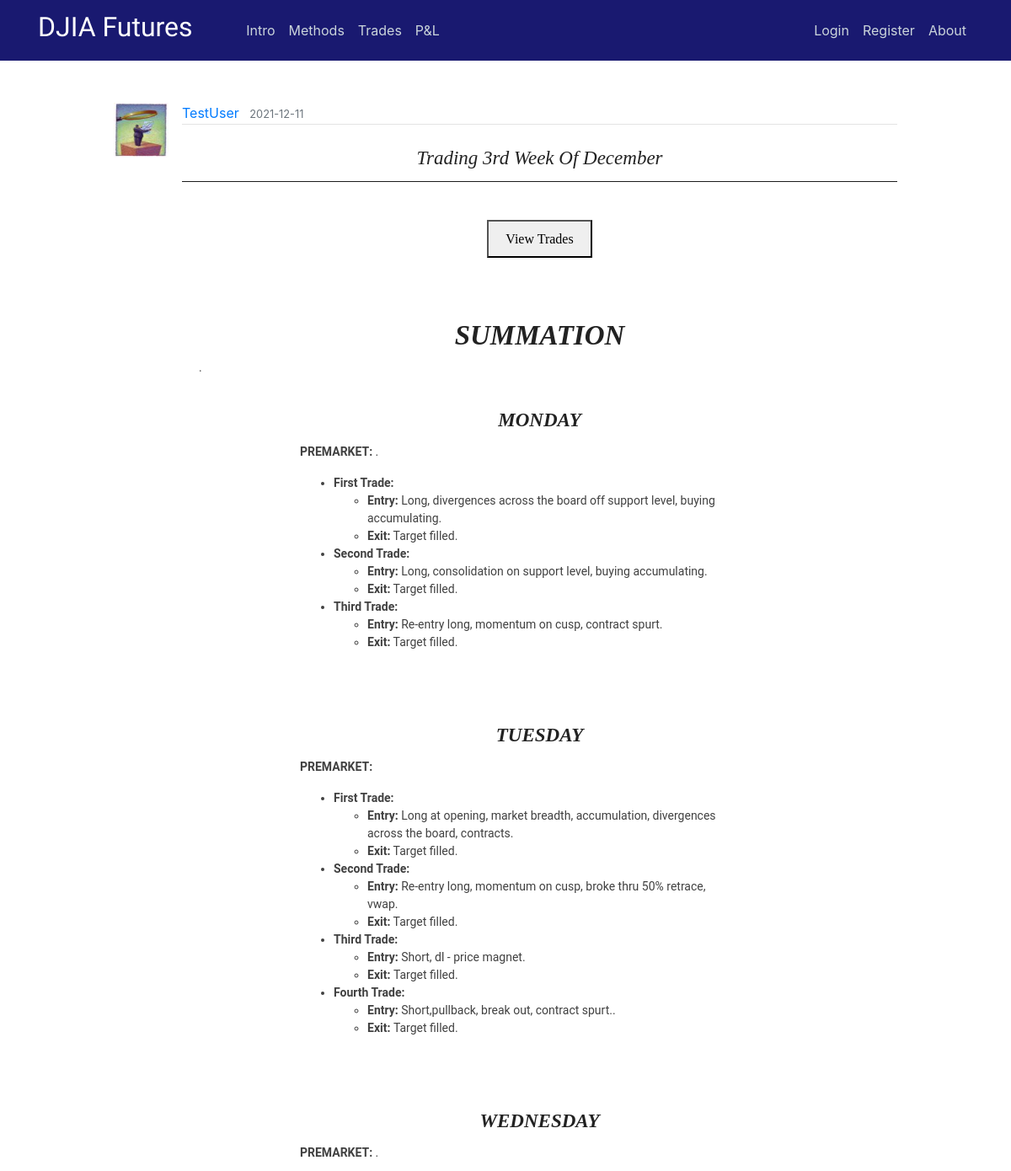
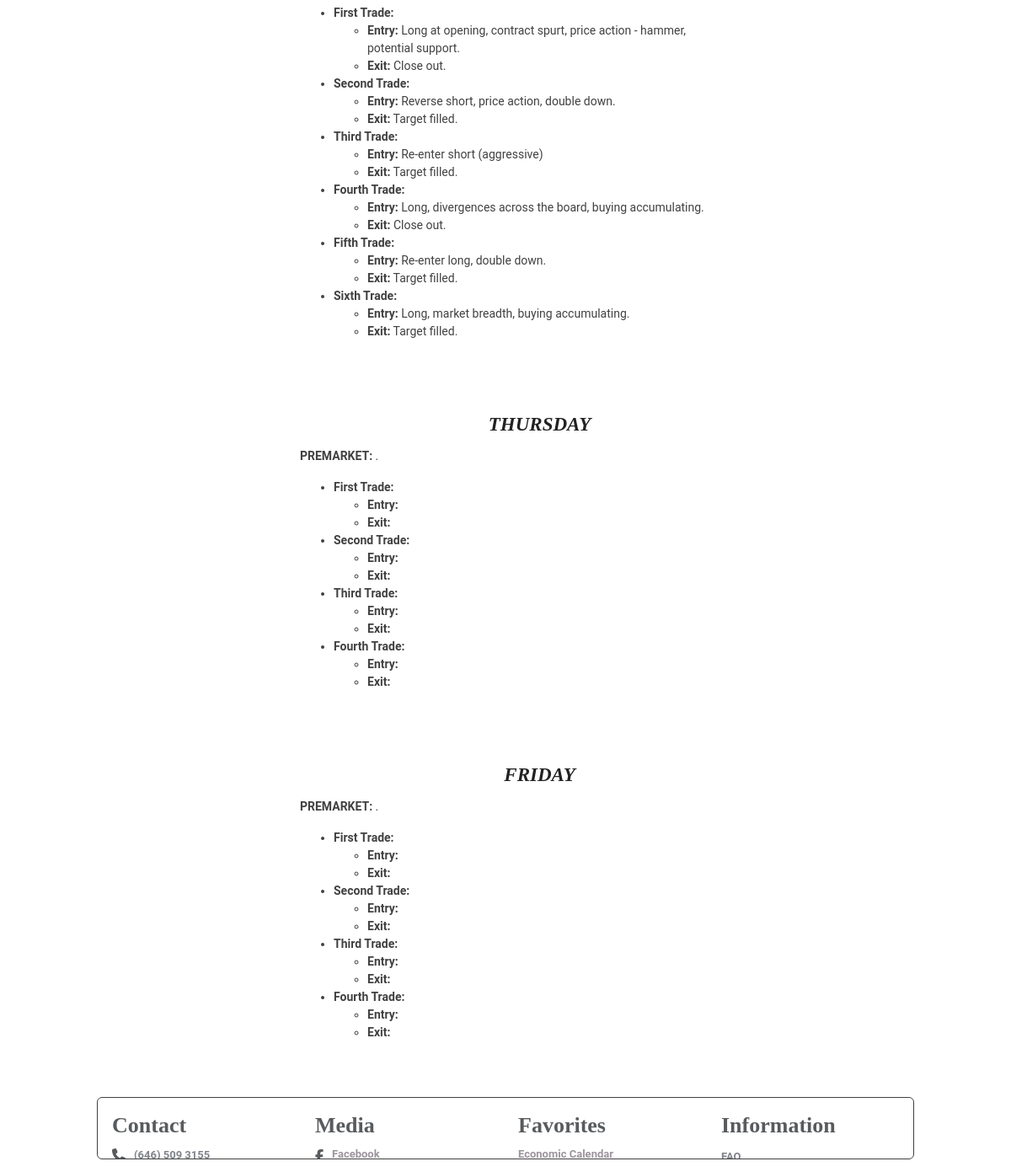
Page /post/137 on the earlier database version (2 pictures, top to bottom).
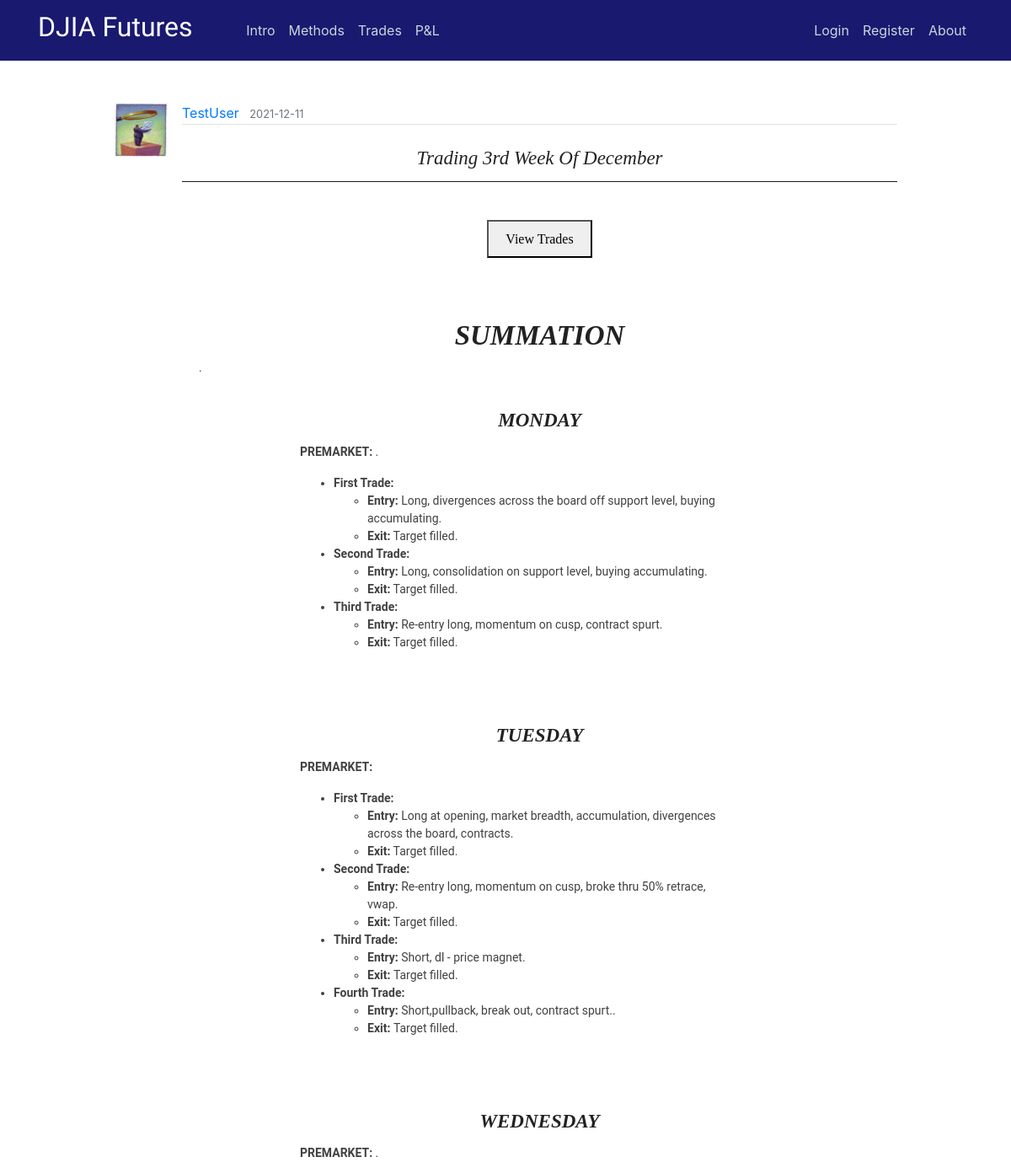
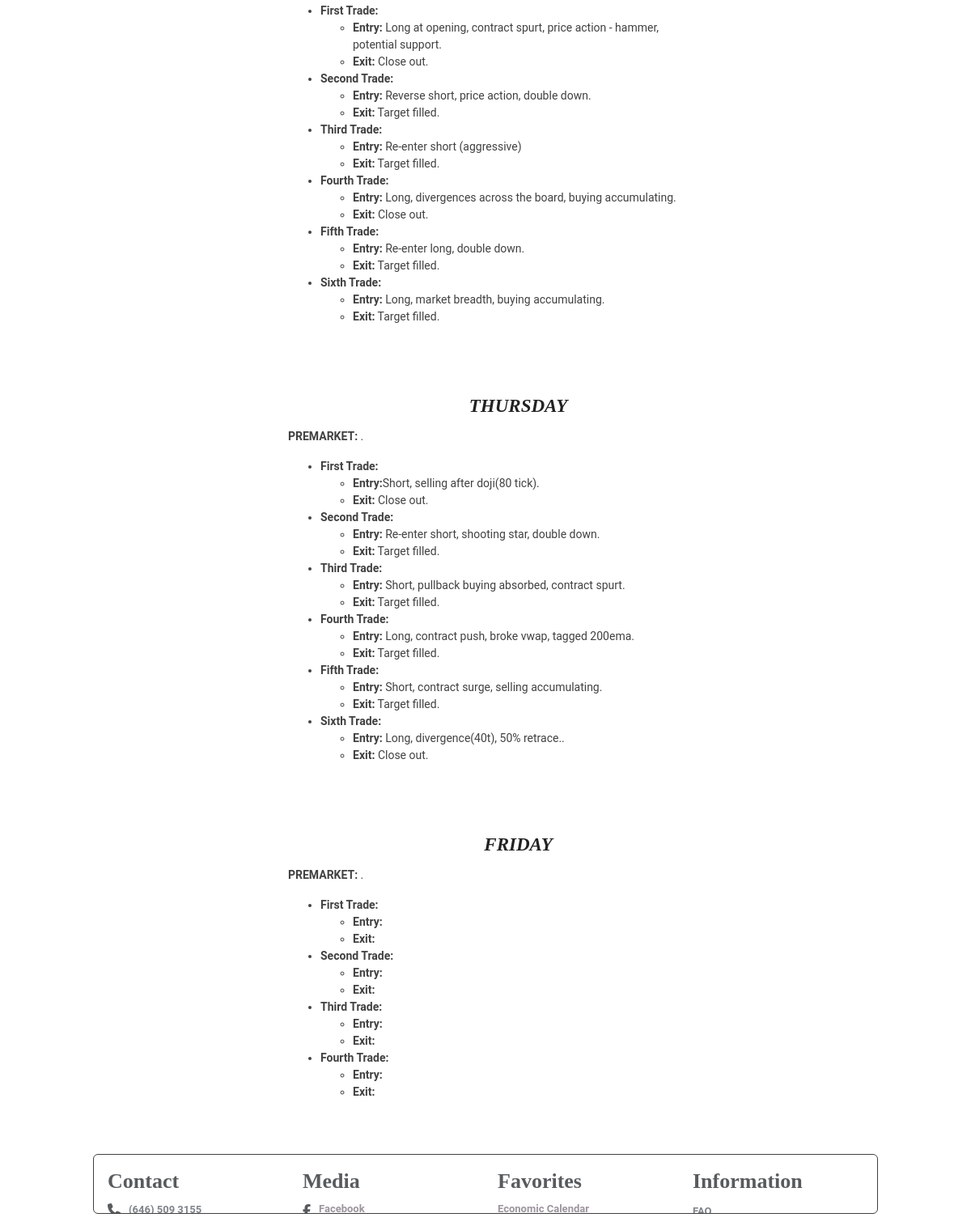
Same page on the later database version (2 pictures, top to bottom).
### flaskblog/models.py (models this page shows, shortened)
class User(db.Model, UserMixin):
    id = db.Column(db.Integer, primary_key=True)
    username = db.Column(db.String(20), unique=True, nullable=False)
    email = db.Column(db.String(120), unique=True, nullable=False)
    image_file = db.Column(db.String(20), nullable=False, default='default.jpg')
    password = db.Column(db.String(60), nullable=False)
    posts = db.relationship('Post', backref='author', lazy=True)

class Post(db.Model):
    id = db.Column(db.Integer, primary_key=True)
    title = db.Column(db.String(100), nullable=False)
    date_posted = db.Column(db.DateTime, nullable=False, default=datetime.utcnow)
    content = db.Column(db.Text, nullable=False)
    user_id = db.Column(db.Integer, db.ForeignKey('user.id'), nullable=False)
    teaser_title = db.Column(db.Text, nullable=True)
    teaser_details = db.Column(db.Text, nullable=True)
    teaser_caption = db.Column(db.Text, nullable=True)
    teaser_img = db.Column(db.Text, nullable=True)
    teaser_content = db.Column(db.Text, nullable=True)
    teaser_wkid = db.Column(db.Text, nullable=True)

### flaskblog/posts/routes.py (the view)
@posts.route("/post/<int:post_id>")
def post(post_id):
    post = Post.query.get_or_404(post_id)
    if len(post.teaser_wkid) != 0:
        weekly = post.teaser_wkid
    else:
        weekly = ""
    return render_template('post.html', weekly=weekly, title=post.title, post=post)

### flaskblog/templates/post.html (shortened to what this page needs)
{% extends "layout.html" %}
{% block content %}
  <article class="media content-section" style="border:none;">
    <img class="article-img" src="{{ url_for('static', filename='profile_pics/' + post.author.image_file) }}">
    <div class="media-body">
      <div class="article-metadata">
        <a class="mr-2" href="{{ url_for('users.user_posts', username=post.author.username) }}">{{ post.author.username }}</a>
        <small class="text-muted">{{ post.date_posted.strftime('%Y-%m-%d') }}</small>
      </div>
      <center><br><h3 class="hero-header">{{ post.title }}</h3><hr><br></center>
      {% if weekly |length %}
      <center><button onclick="myDetach()">View Trades</button></center>
      <br>
      <br>
      {% endif %}
      {{ post.content|safe }}
  </article>
{% endblock content %}

### flaskblog/templates/layout.html (shortened to what this page needs)
<!DOCTYPE html>
<html>
    <head>
      <link rel="stylesheet" href="https://maxcdn.bootstrapcdn.com/bootstrap/4.0.0/css/bootstrap.min.css">
      <link rel="stylesheet" type="text/css" href="{{ url_for('static', filename='main.css') }}">
      <link rel="stylesheet" type="text/css" href="{{ url_for('static', filename='study.css') }}">
      <link rel="stylesheet" type="text/css" href="{{ url_for('static', filename='modal.css') }}">
    </head>
    <body class="_backdrop">
    <div class="grid">
    <header class="site-header">
          <nav class="navbar navbar-expand-md navbar-dark bg-steel fixed-top">
              <div class="container">
                <a class="navbar-brand mr-2" href="/"><h2><span style="font-family:Lobster Two">DJIA Futures &nbsp &nbsp &nbsp</span></h2></a>
                <div class="collapse navbar-collapse" id="navbarToggle">
                  <div class="navbar-nav mr-auto">
                    <a class="nav-item nav-link" href="{{ url_for('main.intro') }}">Intro</a>
                    <a class="nav-item nav-link" href="{{ url_for('main.methods') }}">Methods</a>
                    <a class="nav-item nav-link" href="{{ url_for('main.trades') }}">Trades</a>
                    <a class="nav-item nav-link" href="{{ url_for('main.pnl') }}">P&L</a>
                  </div>
                  <div class="navbar-nav">
                    {% if current_user.is_authenticated and current_user.username == "GuestUser" %}
                      <a class="nav-item nav-link" href="{{ url_for('users.login') }}">Members Login</a>
                      <a class="nav-item nav-link" href="{{ url_for('users.logout') }}">Logout</a>
                      <a class="nav-item nav-link" href="{{ url_for('main.about') }}">About</a>
                    {% else %}
                      {% if current_user.is_authenticated %}
                        <a class="nav-item nav-link" href="{{ url_for('posts.new_post') }}">New Post</a>
                        <a class="nav-item nav-link" href="{{ url_for('users.account') }}">Account</a>
                        <a class="nav-item nav-link" href="{{ url_for('users.logout') }}">Logout</a>
                        <a class="nav-item nav-link" href="{{ url_for('main.about') }}">About</a>
                      {% else %}
                        <a class="nav-item nav-link" href="{{ url_for('users.login') }}">Login</a>
                        <a class="nav-item nav-link" href="{{ url_for('users.register') }}">Register</a>
                        <a class="nav-item nav-link" href="{{ url_for('main.about') }}">About</a>
                      {% endif %}
                    {% endif %}
                  </div>
                </div>
              </div>
          </nav>
    </header>
    <main role="main" class="container-fluid site-header-border-adjust col-md-10">
      <div>
        {% block content %}{% endblock %}
      </div>
    </main>
      <div style="padding-bottom: 15px;">
      <footer class="container-fluid col-md-10" style="line-height:24px;">
          <div class="footenote-page">
            <div class="footenote-inner-div">
                <div class="container-fluid col-xs-12">
                  <div class="subgrid location">
                    <div class="row">
                      <div class="col-xs-12 custom-400-col-xs-6 col-md-3 col-xl-3">
                        <h6 class="footer-info"><b>Contact</b></h6>
                        <div class="container-fluid footer-info"><span class="glyph footer-align"><i class="fas fa-phone"></i></i></span>
                          <p class="paragraph footer-contact"><span class="contact-link">(646) 509 3155</span>
                          </p>
                        </div>
                      </div>
                      <div class="col-xs-12 custom-400-col-xs-6 col-md-3 col-xl-3">
                        <h6 class="footer-info"><b>Media</b></h6>
                          <div class="container-fluid footer-info"><span class="glyph footer-align"><i class="fab fa-facebook-f"></i></i></span>
                            <a class="link-text footer-content" href="https://www.facebook.com/">Facebook</a>
                          </div>
                      </div>
                      <div class="col-xs-12 custom-400-col-xs-6 col-md-3 col-xl-3">
                        <h6 class="footer-info"><b>Favorites</b></h6>
                          <ul class="unorder-list footer-info">
                            <li class="list-item footer-info"><a class="link-text footer-content" href="https://us.econoday.com/byweek.asp?cust=us" target="_blank">Economic Calendar</a></li>
                          </ul>
                      </div>
                      <div class="col-xs-12 custom-400-col-xs-6 col-md-3 col-xl-3">
                        <h6 class="footer-info"><b>Information</b></h6>
                          <ul class="link-list info">
                            <li class="list-item-link"><a href="#">FAQ</a>
                            </li>
                          </ul>
                      </div>
                    </div>
                  </div>
                </div>
            </div>
          </div></footer>
      </div>
    </div>
    </body>
</html>

### flaskblog/static/main.css (style rules this page uses)
body { margin-top: 5rem; }
._backdrop { top: 0px; left: 0px; right: 0px; bottom: 0px; background-image: url(img/stocks.jpg); background-size: cover; z-index: 0; }
.adjust-doc-border-intro { padding-right: 20px; padding-left: 20px; padding-top: 20px; padding-bottom: 20px; }
.footenote-page { border: 1px solid black; border-radius: 6px; padding-right: 2px; padding-left: 2px; max-height: 120px; background-color: #fff; opacity: 0.75; }
.footenote-inner-div { height: 9vh; overflow: auto; }
.doc-clear { clear: both; display: block; }
hr { margin-top: 1rem; margin-bottom: 1rem; border: 0; border-top: 1px solid rgba(0, 0, 0, 0.89); }
p.teaser-content { color: #414141; font-size: 14px; font-family: 'Roboto', Arial, 'Helvetica Neue', Helvetica, sans-serif; line-height: 1.5; }
.bg-steel { background-color: midnightblue; }
.site-header .navbar-nav .nav-link { color: #cbd5db; }
.site-header-border-adjust { margin-top: 7rem; }
.content-section { background: #ffffff; padding: 10px 20px; border: 1px solid #000000; border-radius: 9px; margin-bottom: 20px; }
.article-img { height: 65px; width: 65px; margin-right: 16px; }
.article-metadata { padding-bottom: 1px; margin-bottom: 4px; border-bottom: 1px solid #e3e3e3 }

### flaskblog/static/modal.css (style rules this page uses)
.row:after { content: ""; display: table; clear: both; }
img { margin-bottom: -4px; }

Differences in the rows shown:
changed Post "Trading 3rd Week Of December": content "…. First Trade: Entry: Exit: Second Trade: Entry: Exit: Third Trade: Entry: Exit: Fourth Trade: Entry: Exit: FRIDAY PREMARKET: . First…" → "…. First Trade: Entry: Short, selling after doji(80 tick). Exit: Close out. Second Trade: Entry: Re-enter short, shooting star, double down. Exit: Target filled. Third Trade: Entry: Short, pullback buying absorbed, contract spurt. Exit: Target filled. Fourth Trade: Entry: Long, contract push, broke vwap, tagged 200ema. Exit: Target filled. Fifth Trade: Entry: Short, contract surge, selling accumulating. Exit: Target filled. Sixth Trade: Entry: Long, divergence(40t), 50% retrace.. Exit: Close out. FRIDAY PREMARKET: . First…"
